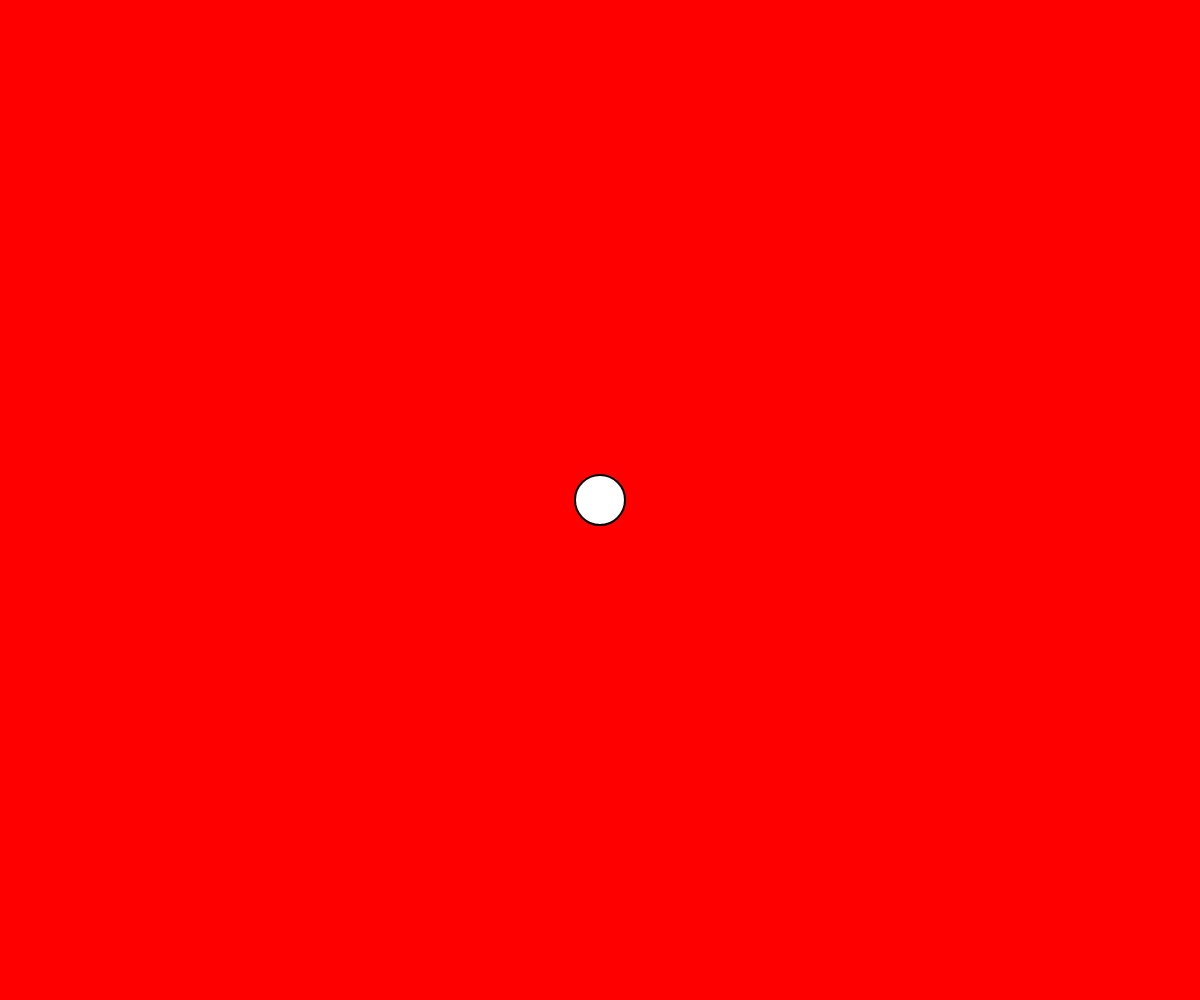
Frame 1 (no input)
Frame 60 (no input): identical to frame 1, image omitted
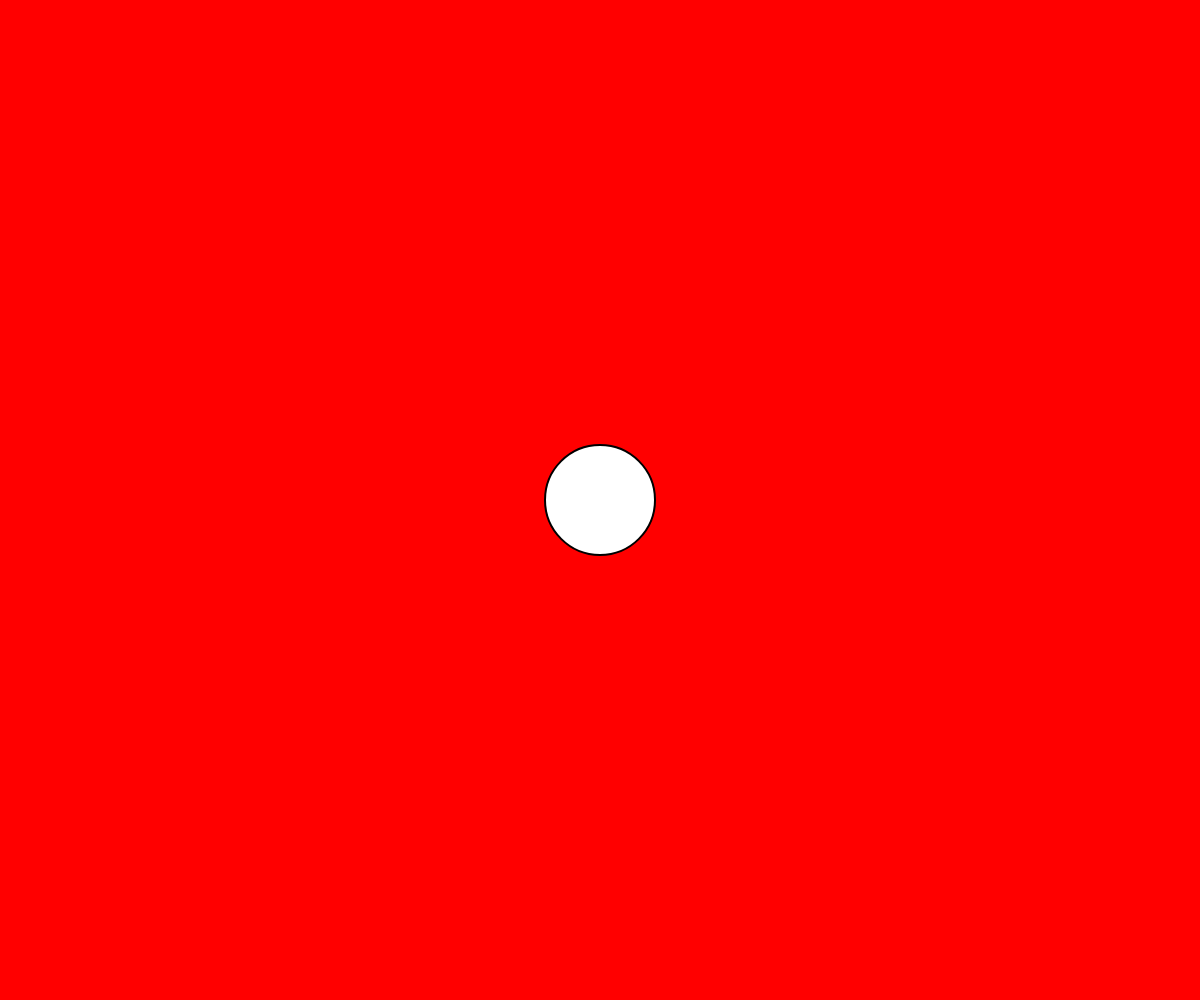
Frame 120 (the mouse pressed at the canvas centre since frame 60)

The p5.js sketch that drew these frames (run headless with seeded random() and noise() and a simulated clock; from frame 60 on, the mouse is pressed at the canvas centre):

// p5.js sketch
// ── sketch.js
var a = 0; // arbitrary, used differently in different levels
var b = 0;
var c = 0;

var c1x = 0; // positioning for circle in level 1
var c1y = 0;

var c2x1 = 0; // positioning for circles in level 2
var c2x2 = 0;
var c2y = 0;

var xmaker = 0; // used to define "chain" in level 2
var xmaker2 = 0;

var ccw = 0; // used to define counterclockwise motion in level 3

var lev = 1; // sets level

var ww; // window width
var wh; // window height (these have to be called globally but are defined in "draw")

var timer = 0; //used to delay stuff

function setup() {
  createCanvas (windowWidth, windowHeight);
  
}

function draw() {
ww = windowWidth;
wh = windowHeight;


// level 1 - the object is to click on the circle

  if (lev == 1) {
    
    background(255, 0, 0);

    if (a === 0) {
    b = 50;
    c = 50;
    c1x = ww/2;
    c1y = wh/2;}
    
    if (a > 0) {
      b++;
      c++;
      if (b >= 150) {
        b = 150;
        c = 150;
      c1x = ww/2;
      c1y = c1y + 5 + ((c1y - 300) * (c1y - 300) / 12000)}
      
      if (c1y >= (ww - 50)) {
        a = 0;
        b = 0;
        c = 0;
        lev = 2;
      }
  
    }
    
    fill(255);
    stroke(0);
    strokeWeight(2);
    
    ellipse (c1x, c1y, b, c);
    

  }
  
// level 2 - the object is to drag each circle to the edge of the screen
  
  if (lev == 2) {
    
    background(255, 127, 0);

    if (a === 0) {
    c2x1 = (ww/2) - 50;
    c2x2 = (ww/2) + 50;
    c2y = wh/2;}
    
    if (a == 1) {
      c2x1 = mouseX;
      xmaker = ww/2 - 50;
      
      for(var i = 1; i<=(ww/2-c2x1)/100; i ++) {
      ellipse(xmaker, c2y, 100, 100)
        xmaker -= 100;
      }}
      
   if (a == 2) {
     c2x1 = 50;
     xmaker = ww/2 - 50;
     for(var i = 1; i<=(ww/2-c2x1)/100; i ++) {
      ellipse(xmaker, c2y, 100, 100)
        xmaker -= 100;}
   }

    
    if (b == 1) {
      c2x2 = mouseX;
      xmaker2 = ww/2 + 50;
      
      for(var i = 1; i<=(c2x2-ww/2)/100; i ++) {
      ellipse(xmaker2, c2y, 100, 100)
        xmaker2 += 100;
      }
      
    }
      
   if (b == 2) {
     c2x2 = ww-50;
     xmaker2 = ww/2 + 50;
     for(var i = 1; i<=(c2x2-ww/2)/100; i ++) {
      ellipse(xmaker2, c2y, 100, 100)
        xmaker2 += 100;}
   }


    fill(255, 0, 255);
    stroke(0);
    strokeWeight(2);
    ellipse (c2x1, c2y, 100, 100);
    
    fill(0, 255, 255);
    stroke(0);
    strokeWeight(2);
    ellipse (c2x2, c2y, 100, 100);
    
  if (a + b == 4) {
    
    fill(0, random(127, 200), random(200, 255));
    
     c2x1 = 50;
     xmaker = ww/2 - 50;
     for(var i = 1; i<=(ww/2-c2x1)/100; i ++) {
      ellipse(xmaker, random(wh/2 - 20, wh/2 + 20), 100, 100)
        xmaker -= 100;}
     c2x2 = ww-50;
     xmaker2 = ww/2 + 50;
     for(var i = 1; i<=(c2x2-ww/2)/100; i ++) {
      ellipse(xmaker2, random(wh/2 - 20, wh/2 + 20), 100, 100)
        xmaker2 += 100;}
        
  timer ++
  
if (timer >= 240) {
  a = 0;
  b = 0;
  lev = 3}
  
  } 
  }
  
// level 3 - the object is to spin the three balls counterclockwise until they break apart
  
if (lev == 3) {

background(255, 255, 0);

translate (ww/2, wh/2);

  c = atan2(mouseX-ww/2, mouseY-wh/2);
  
  if (b < c) {
    ccw = ccw + (abs(b-c)*5);
  }
  
  else if (b > c)
  {ccw = ccw - .629}

  
  if(ccw < 255){
    a = 0;
  fill(128 + (ccw/2), ccw, 128 + (ccw/2));
  stroke(0);
  strokeWeight(3);
  
  ellipse(50 * sin(c - (PI * 2/3)), 50 * cos(c - (PI * 2/3)), 87, 87);
  ellipse(50 * sin(c), 50 * cos(c), 87, 87);
  ellipse(50 * sin(c + (PI * 2/3)), 50 * cos(c + (PI * 2/3)), 87, 87);}
  
  else {
    
  fill(255);
  stroke(0);
  strokeWeight(3);
  
  ellipse(50 * sin(c - (PI * 2/3)) - a, 50 * cos(c - (PI * 2/3)) + a, 87, 87);
  ellipse(50 * sin(c) + a, 50 * cos(c) + a, 87, 87);
  ellipse(50 * sin(c + (PI * 2/3)) + a, 50 * cos(c + (PI * 2/3)) - a, 87, 87);
  
  a = a + 5;
}
  
  if (a > 600) {
    ccw = 0;
    a = 0;
    b = 0;
    lev = 4;
  }

b = c;

}

// level 4 - ??

if (lev == 4) 

{
  background (0, 255, 0);
  translate (ww/2, wh/2)
  fill(255);
  textSize(72);
  text ("WATCH THIS SPACE!", -400, 0)
}

} // function



function mousePressed() {
  if (lev == 1 && a === 0 && dist(mouseX, mouseY, c1x, c1y) <= 100)
    {a = 1;}

if (lev == 2 && a === 0 && dist (mouseX, mouseY, c2x1, c2y) <= 50)
    {a = 1;}

if (lev == 2 && b === 0 && dist (mouseX, mouseY, c2x2, c2y) <= 50)
    {b = 1;}
}

function mouseReleased() {
  
if (lev == 2 && a == 1 && c2x1 >= 100)
{a = 0}

if (lev == 2 && a == 1 && c2x1 < 100)
{a = 2;
  c2x1 = 50;}
  
if (lev == 2 && b == 1 && c2x2 <= ww - 200)
{b = 0}

if (lev == 2 && b == 1 && c2x2 >= ww - 200)
{b = 2;
  c2x2 = ww-50;}
}
